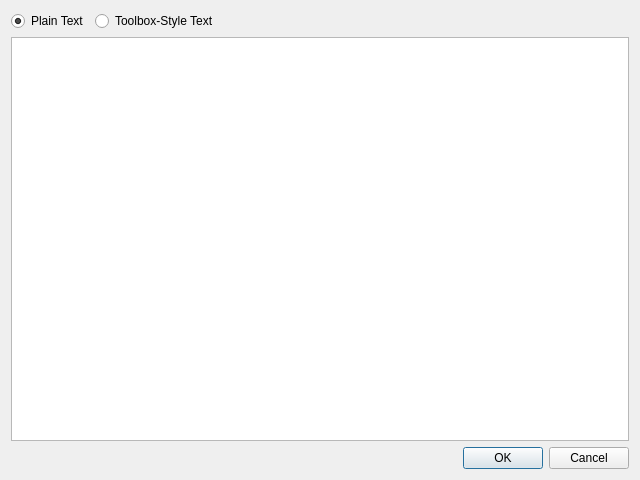
<?xml version="1.0" encoding="UTF-8"?>
<ui version="4.0">
 <class>NewFileGraid</class>
 <widget class="QDialog" name="NewFileGraid">
  <property name="geometry">
   <rect>
    <x>0</x>
    <y>0</y>
    <width>640</width>
    <height>480</height>
   </rect>
  </property>
  <property name="windowTitle">
   <string>Create a new file</string>
  </property>
  <layout class="QVBoxLayout" name="verticalLayout_2">
   <item>
    <layout class="QVBoxLayout" name="verticalLayout">
     <item>
      <layout class="QHBoxLayout" name="horizontalLayout_2">
       <item>
        <widget class="QRadioButton" name="radiobuttonPlainText">
         <property name="text">
          <string>Plain Text</string>
         </property>
         <property name="checked">
          <bool>true</bool>
         </property>
        </widget>
       </item>
       <item>
        <widget class="QRadioButton" name="radioButtoTbStyleText">
         <property name="text">
          <string>Toolbox-Style Text</string>
         </property>
        </widget>
       </item>
       <item>
        <spacer name="horizontalSpacer">
         <property name="orientation">
          <enum>Qt::Horizontal</enum>
         </property>
         <property name="sizeHint" stdset="0">
          <size>
           <width>40</width>
           <height>20</height>
          </size>
         </property>
        </spacer>
       </item>
      </layout>
     </item>
     <item>
      <widget class="QPlainTextEdit" name="textedit"/>
     </item>
    </layout>
   </item>
   <item>
    <widget class="QDialogButtonBox" name="buttonBox">
     <property name="orientation">
      <enum>Qt::Horizontal</enum>
     </property>
     <property name="standardButtons">
      <set>QDialogButtonBox::Cancel|QDialogButtonBox::Ok</set>
     </property>
    </widget>
   </item>
  </layout>
 </widget>
 <resources/>
 <connections>
  <connection>
   <sender>buttonBox</sender>
   <signal>accepted()</signal>
   <receiver>NewFileGraid</receiver>
   <slot>accept()</slot>
   <hints>
    <hint type="sourcelabel">
     <x>248</x>
     <y>254</y>
    </hint>
    <hint type="destinationlabel">
     <x>157</x>
     <y>274</y>
    </hint>
   </hints>
  </connection>
  <connection>
   <sender>buttonBox</sender>
   <signal>rejected()</signal>
   <receiver>NewFileGraid</receiver>
   <slot>reject()</slot>
   <hints>
    <hint type="sourcelabel">
     <x>316</x>
     <y>260</y>
    </hint>
    <hint type="destinationlabel">
     <x>286</x>
     <y>274</y>
    </hint>
   </hints>
  </connection>
 </connections>
</ui>
